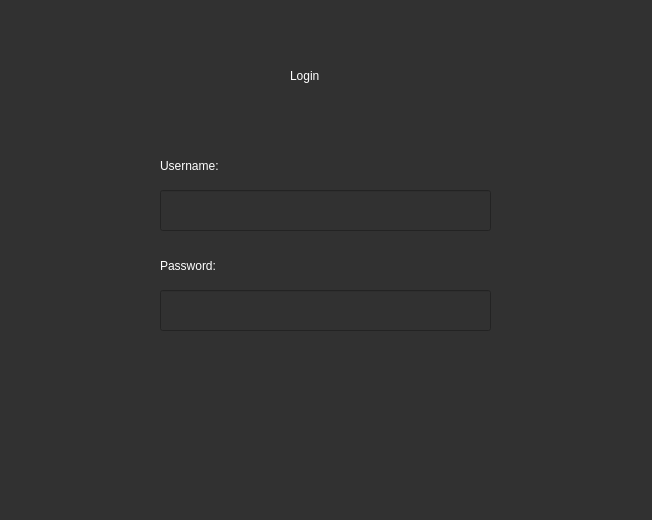
<?xml version="1.0" encoding="UTF-8"?>
<ui version="4.0">
 <class>Dialog</class>
 <widget class="QDialog" name="Dialog">
  <property name="geometry">
   <rect>
    <x>0</x>
    <y>0</y>
    <width>652</width>
    <height>520</height>
   </rect>
  </property>
  <property name="windowTitle">
   <string>Dialog</string>
  </property>
  <property name="styleSheet">
   <string notr="true">background-color: rgb(49, 49, 49);</string>
  </property>
  <widget class="QLabel" name="l_username">
   <property name="geometry">
    <rect>
     <x>160</x>
     <y>150</y>
     <width>91</width>
     <height>31</height>
    </rect>
   </property>
   <property name="styleSheet">
    <string notr="true">font: 15pt &quot;Yu Gothic UI&quot;;
color: rgb(255, 255, 255);
</string>
   </property>
   <property name="text">
    <string>Username:</string>
   </property>
  </widget>
  <widget class="QLabel" name="l_password">
   <property name="geometry">
    <rect>
     <x>160</x>
     <y>250</y>
     <width>91</width>
     <height>31</height>
    </rect>
   </property>
   <property name="styleSheet">
    <string notr="true">font: 15pt &quot;Yu Gothic UI&quot;;
color: rgb(255, 255, 255);
</string>
   </property>
   <property name="text">
    <string>Password:</string>
   </property>
  </widget>
  <widget class="QLabel" name="l_topic">
   <property name="geometry">
    <rect>
     <x>290</x>
     <y>50</y>
     <width>91</width>
     <height>51</height>
    </rect>
   </property>
   <property name="styleSheet">
    <string notr="true">font: 26pt &quot;Yu Gothic UI&quot;;
color: rgb(255, 255, 255);</string>
   </property>
   <property name="text">
    <string>Login</string>
   </property>
  </widget>
  <widget class="QLineEdit" name="i_username">
   <property name="geometry">
    <rect>
     <x>160</x>
     <y>190</y>
     <width>331</width>
     <height>41</height>
    </rect>
   </property>
   <property name="styleSheet">
    <string notr="true">color: rgb(255, 255, 255);</string>
   </property>
  </widget>
  <widget class="QLineEdit" name="i_password">
   <property name="geometry">
    <rect>
     <x>160</x>
     <y>290</y>
     <width>331</width>
     <height>41</height>
    </rect>
   </property>
   <property name="styleSheet">
    <string notr="true">color: rgb(255, 255, 255);</string>
   </property>
   <property name="text">
    <string/>
   </property>
  </widget>
 </widget>
 <resources/>
 <connections/>
</ui>
